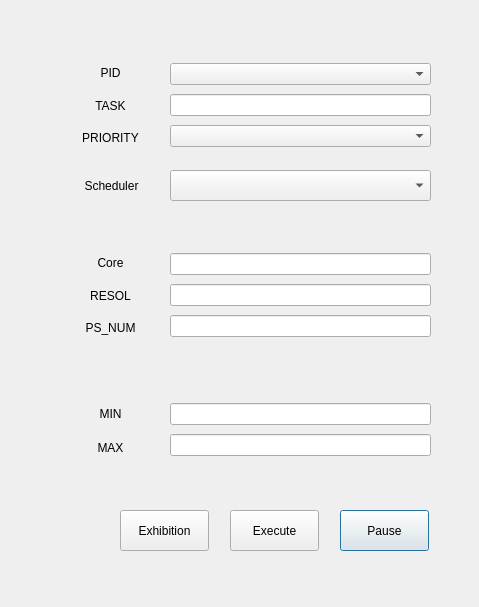
<?xml version="1.0" encoding="UTF-8"?>
<ui version="4.0">
 <class>Setting</class>
 <widget class="QDialog" name="Setting">
  <property name="geometry">
   <rect>
    <x>0</x>
    <y>0</y>
    <width>479</width>
    <height>607</height>
   </rect>
  </property>
  <property name="windowTitle">
   <string>Dialog</string>
  </property>
  <widget class="QLabel" name="label_4">
   <property name="geometry">
    <rect>
     <x>60</x>
     <y>30</y>
     <width>101</width>
     <height>20</height>
    </rect>
   </property>
   <property name="text">
    <string>&lt;Process&gt;</string>
   </property>
   <property name="alignment">
    <set>Qt::AlignCenter</set>
   </property>
  </widget>
  <widget class="QLabel" name="label_5">
   <property name="geometry">
    <rect>
     <x>66</x>
     <y>170</y>
     <width>91</width>
     <height>31</height>
    </rect>
   </property>
   <property name="text">
    <string>Scheduler</string>
   </property>
   <property name="alignment">
    <set>Qt::AlignCenter</set>
   </property>
  </widget>
  <widget class="QComboBox" name="comboBox_3">
   <property name="geometry">
    <rect>
     <x>170</x>
     <y>170</y>
     <width>261</width>
     <height>31</height>
    </rect>
   </property>
  </widget>
  <widget class="QWidget" name="layoutWidget">
   <property name="geometry">
    <rect>
     <x>60</x>
     <y>250</y>
     <width>101</width>
     <height>91</height>
    </rect>
   </property>
   <layout class="QVBoxLayout" name="verticalLayout_5">
    <item>
     <widget class="QLabel" name="label_9">
      <property name="text">
       <string>Core</string>
      </property>
      <property name="alignment">
       <set>Qt::AlignCenter</set>
      </property>
     </widget>
    </item>
    <item>
     <widget class="QLabel" name="label_10">
      <property name="text">
       <string>RESOL</string>
      </property>
      <property name="alignment">
       <set>Qt::AlignCenter</set>
      </property>
     </widget>
    </item>
    <item>
     <widget class="QLabel" name="label_11">
      <property name="layoutDirection">
       <enum>Qt::LeftToRight</enum>
      </property>
      <property name="text">
       <string>PS_NUM</string>
      </property>
      <property name="alignment">
       <set>Qt::AlignCenter</set>
      </property>
     </widget>
    </item>
   </layout>
  </widget>
  <widget class="QLabel" name="label_12">
   <property name="geometry">
    <rect>
     <x>60</x>
     <y>220</y>
     <width>101</width>
     <height>20</height>
    </rect>
   </property>
   <property name="text">
    <string>&lt;CPU&gt;</string>
   </property>
   <property name="alignment">
    <set>Qt::AlignCenter</set>
   </property>
  </widget>
  <widget class="QWidget" name="layoutWidget_2">
   <property name="geometry">
    <rect>
     <x>170</x>
     <y>250</y>
     <width>261</width>
     <height>91</height>
    </rect>
   </property>
   <layout class="QVBoxLayout" name="verticalLayout_6">
    <item>
     <widget class="QLineEdit" name="CoreEdit"/>
    </item>
    <item>
     <widget class="QLineEdit" name="ResolEdit"/>
    </item>
    <item>
     <widget class="QLineEdit" name="Ps_numEdit"/>
    </item>
   </layout>
  </widget>
  <widget class="QLabel" name="label_13">
   <property name="geometry">
    <rect>
     <x>60</x>
     <y>370</y>
     <width>101</width>
     <height>20</height>
    </rect>
   </property>
   <property name="text">
    <string>&lt;Queue&gt;</string>
   </property>
   <property name="alignment">
    <set>Qt::AlignCenter</set>
   </property>
  </widget>
  <widget class="QWidget" name="layoutWidget_3">
   <property name="geometry">
    <rect>
     <x>60</x>
     <y>400</y>
     <width>101</width>
     <height>61</height>
    </rect>
   </property>
   <layout class="QVBoxLayout" name="verticalLayout_7">
    <item>
     <widget class="QLabel" name="label_14">
      <property name="text">
       <string>MIN</string>
      </property>
      <property name="alignment">
       <set>Qt::AlignCenter</set>
      </property>
     </widget>
    </item>
    <item>
     <widget class="QLabel" name="label_15">
      <property name="text">
       <string>MAX</string>
      </property>
      <property name="alignment">
       <set>Qt::AlignCenter</set>
      </property>
     </widget>
    </item>
   </layout>
  </widget>
  <widget class="QWidget" name="layoutWidget_4">
   <property name="geometry">
    <rect>
     <x>170</x>
     <y>400</y>
     <width>261</width>
     <height>61</height>
    </rect>
   </property>
   <layout class="QVBoxLayout" name="verticalLayout_8">
    <item>
     <widget class="QLineEdit" name="MinEdit"/>
    </item>
    <item>
     <widget class="QLineEdit" name="MaxEdit"/>
    </item>
   </layout>
  </widget>
  <widget class="QPushButton" name="pushButton">
   <property name="geometry">
    <rect>
     <x>340</x>
     <y>510</y>
     <width>89</width>
     <height>41</height>
    </rect>
   </property>
   <property name="text">
    <string>Pause</string>
   </property>
  </widget>
  <widget class="QPushButton" name="pushButton_2">
   <property name="geometry">
    <rect>
     <x>230</x>
     <y>510</y>
     <width>89</width>
     <height>41</height>
    </rect>
   </property>
   <property name="text">
    <string>Execute</string>
   </property>
  </widget>
  <widget class="QWidget" name="layoutWidget">
   <property name="geometry">
    <rect>
     <x>60</x>
     <y>60</y>
     <width>101</width>
     <height>91</height>
    </rect>
   </property>
   <layout class="QVBoxLayout" name="verticalLayout">
    <item>
     <widget class="QLabel" name="label">
      <property name="text">
       <string>PID</string>
      </property>
      <property name="alignment">
       <set>Qt::AlignCenter</set>
      </property>
     </widget>
    </item>
    <item>
     <widget class="QLabel" name="label_2">
      <property name="text">
       <string>TASK</string>
      </property>
      <property name="alignment">
       <set>Qt::AlignCenter</set>
      </property>
     </widget>
    </item>
    <item>
     <widget class="QLabel" name="label_3">
      <property name="layoutDirection">
       <enum>Qt::LeftToRight</enum>
      </property>
      <property name="text">
       <string>PRIORITY</string>
      </property>
      <property name="alignment">
       <set>Qt::AlignCenter</set>
      </property>
     </widget>
    </item>
   </layout>
  </widget>
  <widget class="QWidget" name="layoutWidget">
   <property name="geometry">
    <rect>
     <x>170</x>
     <y>60</y>
     <width>261</width>
     <height>91</height>
    </rect>
   </property>
   <layout class="QVBoxLayout" name="verticalLayout_2">
    <item>
     <widget class="QComboBox" name="comboBox"/>
    </item>
    <item>
     <widget class="QLineEdit" name="TaskEdit"/>
    </item>
    <item>
     <widget class="QComboBox" name="comboBox_2"/>
    </item>
   </layout>
  </widget>
  <widget class="QPushButton" name="pushButton_3">
   <property name="geometry">
    <rect>
     <x>120</x>
     <y>510</y>
     <width>89</width>
     <height>41</height>
    </rect>
   </property>
   <property name="text">
    <string>Exhibition</string>
   </property>
  </widget>
 </widget>
 <resources/>
 <connections/>
</ui>
